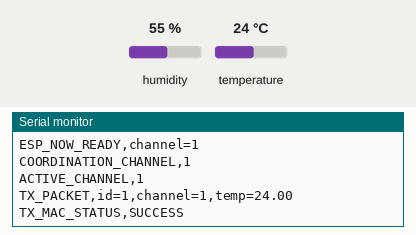
The sketch below on a simulated ESP8266 (NodeMCU). Shown: the last lines printed to the serial monitor. The inputs (shaded band) are chosen by the test bench; at power-on: temperature 24 °C, humidity 55 %. A WiFi scan finds three made-up networks.

Above: at 4.8 s.
4.9 s: temperature set to 12 °C
At 6.2 s:
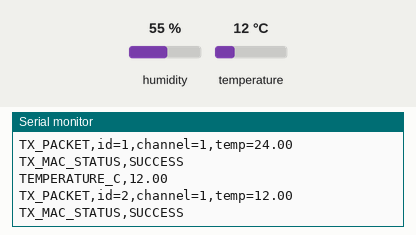
6.4 s: temperature set to 19 °C
At 8.1 s:
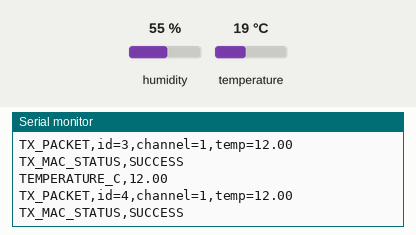
Timing chart, 0 to 9.6 s (numbered marks = the images above; inputs shaded):
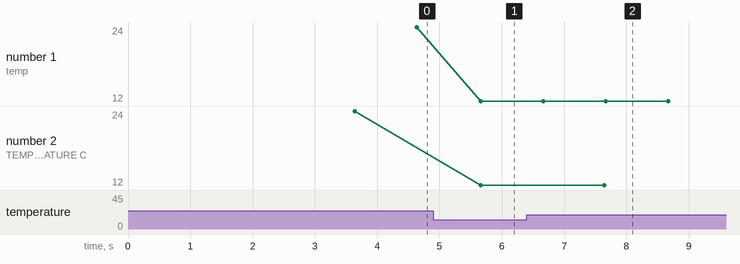

The sketch:

transmitter_code.ino
```cpp
#include <ESP8266WiFi.h>
#include <espnow.h>
#include <string.h>
#include <math.h>
#include <DHT.h>

extern "C" {
  #include "user_interface.h"
}

// DHT11 temperature and humidity module.
#define DHTPIN D5
#define DHTTYPE DHT11

DHT dht(DHTPIN, DHTTYPE);

uint8_t receiverMAC[] = {
  0xD8, 0xF1, 0x5B, 0x02, 0xC5, 0x9C
};

const uint8_t CH[3] = {1, 6, 11};

const uint8_t DATA = 0, REQUEST = 1, READY = 2,
              COMMIT = 3, SWITCHED = 4;

const unsigned long RESCAN_MS = 30000UL;
const unsigned long REQUEST_MS = 1000UL;
const unsigned long SWITCH_DELAY_MS = 6000UL;
const unsigned long DATA_MS = 1000UL;
const unsigned long TEMP_READ_MS = 2000UL;

// Both transmitter and receiver must use the exact
// same Packet structure and field order.
struct Packet {
  uint8_t type;
  uint8_t channel;
  uint32_t id;
  float temperatureC;
  uint8_t apCount[3];
  int16_t apAvgRssi[3];
  float channelScore[3];
  char message[32];
};

uint8_t currentChannel = 1;
uint8_t targetChannel = 1;
uint8_t startupTarget = 1;

bool ready = false;
bool pending = false;
bool readyReceived = false;

uint32_t packetID = 0;

unsigned long lastScan = 0;
unsigned long lastRequest = 0;
unsigned long switchAt = 0;
unsigned long lastData = 0;
unsigned long resumeDataAt = 0;
unsigned long lastTempRead = 0;

// -999 indicates that no valid DHT11 reading is available yet.
float temperatureC = -999.0f;

uint8_t networkCountByChannel[3] = {0, 0, 0};
int16_t averageRssiByChannel[3] = {-100, -100, -100};
float scoreByChannel[3] = {0.0, 0.0, 0.0};


// Read temperature from the DHT11 digital sensor.
// Returns NAN if the sensor reading fails.
float readTemperatureC() {
  return dht.readTemperature();
}


void sendPacket(uint8_t type, uint8_t ch, uint32_t id,
                const char *msg) {
  Packet p = {};

  p.type = type;
  p.channel = ch;
  p.id = id;
  p.temperatureC = temperatureC;

  memcpy(p.apCount, networkCountByChannel,
         sizeof(p.apCount));

  memcpy(p.apAvgRssi, averageRssiByChannel,
         sizeof(p.apAvgRssi));

  memcpy(p.channelScore, scoreByChannel,
         sizeof(p.channelScore));

  strncpy(p.message, msg, sizeof(p.message) - 1);

  uint8_t r = esp_now_send(
    receiverMAC, (uint8_t *)&p, sizeof(p)
  );

  if (r != 0) {
    Serial.printf("SEND_ERROR,type=%u,result=%u\n",
                  type, r);
  }
}


bool setPeer(uint8_t ch) {
  if (esp_now_is_peer_exist(receiverMAC))
    esp_now_del_peer(receiverMAC);

  int r = esp_now_add_peer(
    receiverMAC, ESP_NOW_ROLE_COMBO, ch, NULL, 0
  );

  Serial.printf("PEER,%s,channel=%u\n",
                r == 0 ? "OK" : "FAILED", ch);

  return r == 0;
}


int indexOf(uint8_t ch) {
  for (int i = 0; i < 3; i++) {
    if (CH[i] == ch) return i;
  }
  return 0;
}


// Original channel-scoring algorithm.
uint8_t scanBestChannel() {
  uint8_t count[3] = {0, 0, 0};
  long sum[3] = {0, 0, 0};

  float avg[3] = {-100, -100, -100};
  float score[3];

  Serial.println("SPECTRUM_SCAN_BEGIN");

  WiFi.disconnect();
  delay(200);

  int n = WiFi.scanNetworks(false, true);

  if (n < 0) {
    Serial.println("SCAN_FAILED");
    WiFi.scanDelete();
    return currentChannel;
  }

  for (int i = 0; i < n; i++) {
    int ch = WiFi.channel(i);

    for (int j = 0; j < 3; j++) {
      if (ch == CH[j]) {
        if (count[j] < 255) count[j]++;
        sum[j] += WiFi.RSSI(i);
      }
    }
  }

  for (int j = 0; j < 3; j++) {
    if (count[j] > 0)
      avg[j] = (float)sum[j] / count[j];

    float signalPenalty =
      count[j] ? (avg[j] + 100.0f) / 100.0f : 0.0f;

    // Original scoring formula: unchanged.
    score[j] = count[j] + 0.25f * signalPenalty;

    networkCountByChannel[j] = count[j];

    averageRssiByChannel[j] =
      count[j] ? (int16_t)avg[j] : -100;

    scoreByChannel[j] = score[j];

    Serial.printf(
      "SENSE,channel=%u,networks=%u,avg_rssi=%.1f,score=%.3f\n",
      CH[j], count[j], avg[j], score[j]
    );
  }

  int best = 0;

  for (int j = 1; j < 3; j++) {
    if (score[j] < score[best])
      best = j;
  }

  uint8_t candidate = CH[best];

  Serial.printf("BEST_CHANNEL,%u\n", candidate);
  WiFi.scanDelete();

  int ci = indexOf(currentChannel);

  if (candidate == currentChannel) {
    Serial.println("KEEP_CHANNEL,already_best");
    return currentChannel;
  }

  // Original 20% hysteresis rule: unchanged.
  if (score[ci] <= 0.01f ||
      score[best] > score[ci] * 0.80f) {

    Serial.printf(
      "KEEP_CHANNEL,hysteresis,current=%u,candidate=%u\n",
      currentChannel, candidate
    );

    return currentChannel;
  }

  return candidate;
}


void onSent(uint8_t *mac, uint8_t status) {
  Serial.printf("TX_MAC_STATUS,%s\n",
                status == 0 ? "SUCCESS" : "FAILED");
}


void onReceive(uint8_t *mac, uint8_t *data, uint8_t len) {
  if (len != sizeof(Packet)) return;

  Packet p;
  memcpy(&p, data, sizeof(p));

  if (p.type == READY &&
      pending &&
      p.channel == targetChannel &&
      !readyReceived) {

    readyReceived = true;

    Serial.printf("RECEIVER_READY,target=%u\n",
                  targetChannel);

    sendPacket(COMMIT, targetChannel, 0, "SWITCH_COMMIT");

    switchAt = millis() + SWITCH_DELAY_MS;

    Serial.printf(
      "SWITCH_SCHEDULED,channel=%u,delay_ms=%lu\n",
      targetChannel, SWITCH_DELAY_MS
    );
  }

  if (p.type == SWITCHED &&
      pending &&
      p.channel == targetChannel) {

    Serial.printf(
      "RECEIVER_SWITCHED,channel=%u\n", p.channel
    );
  }
}


void startSwitch(uint8_t candidate) {
  if (candidate == currentChannel || pending) return;

  targetChannel = candidate;
  pending = true;
  readyReceived = false;
  lastRequest = 0;

  Serial.printf(
    "SWITCH_REQUEST,target=%u,current=%u\n",
    targetChannel, currentChannel
  );
}


void setup() {
  Serial.begin(115200);
  delay(1200);

  Serial.println("\n=== COGNITIVE RADIO TRANSMITTER ===");

  // Start the DHT11 digital sensor.
  dht.begin();

  WiFi.mode(WIFI_STA);
  WiFi.disconnect();
  delay(100);

  Serial.printf("TX_MAC,%s\n",
                WiFi.macAddress().c_str());

  // Preserve original startup scan and initial channel 1.
  startupTarget = scanBestChannel();

  wifi_set_channel(1);
  currentChannel = 1;
  delay(100);

  // Initial DHT11 reading.
  float initialTemperature = readTemperatureC();

  if (!isnan(initialTemperature)) {
    temperatureC = initialTemperature;

    Serial.printf("TEMPERATURE_C,%.2f\n", temperatureC);
  } else {
    Serial.println("DHT11_READ_ERROR,initial_read");
  }

  lastTempRead = millis();

  if (esp_now_init() != 0) {
    Serial.println("ERROR,ESP_NOW_INIT_FAILED");
    return;
  }

  esp_now_set_self_role(ESP_NOW_ROLE_COMBO);
  esp_now_register_send_cb(onSent);
  esp_now_register_recv_cb(onReceive);

  if (!setPeer(1)) return;

  ready = true;

  Serial.println("ESP_NOW_READY,channel=1");
  Serial.println("COORDINATION_CHANNEL,1");

  lastScan = millis();
  lastData = millis();
  resumeDataAt = millis();

  if (startupTarget != 1)
    startSwitch(startupTarget);
  else
    Serial.println("ACTIVE_CHANNEL,1");
}


void loop() {
  if (!ready) {
    delay(100);
    return;
  }

  // Read DHT11 approximately every 2 seconds.
  // If a read fails, keep the previous valid temperature.
  if (millis() - lastTempRead >= TEMP_READ_MS) {
    lastTempRead = millis();

    float newTemperature = readTemperatureC();

    if (!isnan(newTemperature)) {
      temperatureC = newTemperature;

      Serial.printf("TEMPERATURE_C,%.2f\n", temperatureC);
    } else {
      Serial.println("DHT11_READ_ERROR,previous_value_retained");
    }
  }

  // Original request retry logic.
  if (pending &&
      !readyReceived &&
      millis() - lastRequest >= REQUEST_MS) {

    sendPacket(REQUEST, targetChannel, 0, "SWITCH_REQUEST");

    Serial.printf("SWITCH_REQUEST_RETRY,target=%u\n",
                  targetChannel);

    lastRequest = millis();
  }

  // Original coordinated switching logic.
  if (pending &&
      readyReceived &&
      (long)(millis() - switchAt) >= 0) {

    wifi_set_channel(targetChannel);
    delay(100);

    if (!setPeer(targetChannel)) {
      Serial.println("ERROR,PEER_UPDATE_FAILED");
      return;
    }

    currentChannel = targetChannel;
    pending = false;
    readyReceived = false;

    resumeDataAt = millis() + 1500;
    lastData = resumeDataAt;
    lastScan = millis();

    Serial.printf("ACTIVE_CHANNEL,%u\n", currentChannel);
  }

  // Original 30-second rescan logic.
  if (!pending &&
      millis() - lastScan >= RESCAN_MS) {

    lastScan = millis();

    uint8_t candidate = scanBestChannel();

    wifi_set_channel(currentChannel);
    delay(100);
    setPeer(currentChannel);

    if (candidate != currentChannel)
      startSwitch(candidate);
  }

  // Original telemetry transmission interval.
  if (!pending &&
      (long)(millis() - resumeDataAt) >= 0 &&
      millis() - lastData >= DATA_MS) {

    packetID++;

    char msg[32];
    snprintf(msg, sizeof(msg), "T=%.1fC", temperatureC);

    Serial.printf(
      "TX_PACKET,id=%lu,channel=%u,temp=%.2f\n",
      (unsigned long)packetID,
      currentChannel,
      temperatureC
    );

    sendPacket(DATA, currentChannel, packetID, msg);
    lastData = millis();
  }

  delay(5);
}
```

Measured:
- after the input at 4.9 s, the serial monitor: prints a new line after 0.76 s (image 1)
- plotted number 1: 24 → 12 after the input at 4.9 s, 12 → 19 after the input at 6.4 s
- plotted number 2: 24 → 12 after the input at 4.9 s, 12 → 19 after the input at 6.4 s
